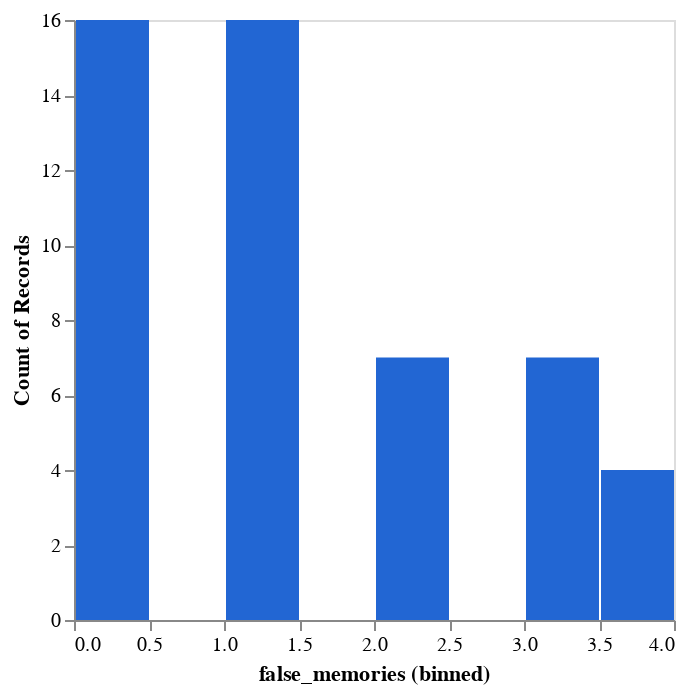

Notebook cell for this chart:
### Code cell
DeepnoteChart(prescripted_df, """{"layer":[{"layer":[{"mark":{"clip":true,"type":"bar","color":"#2266D3","tooltip":true},"encoding":{"x":{"bin":true,"axis":{"grid":false},"sort":null,"type":"quantitative","field":"false_memories"},"y":{"axis":{"grid":false},"sort":null,"type":"quantitative","scale":{"type":"linear"},"format":{"type":"default","decimals":null},"aggregate":"count","formatType":"numberFormatFromNumberType"}}}]}],"title":"","config":{"legend":{}},"$schema":"https://vega.github.io/schema/vega-lite/v5.json","encoding":{},"usermeta":{"aditionalTypeInfo":{"histogramLayerIndexes":[0]},"tooltipDefaultMode":true}}""")

### Figure 1 — Vega-Lite specification as saved in the notebook (floating-point values rounded to 4 significant figures)
{"$schema": "https://vega.github.io/schema/vega-lite/v5.json", "config": {"legend": {}}, "data": {"values": [{"Exp_condition": "static-chatbot", "PostQues_10": 3, "PostQues_14": 2, "PostQues_20": 4, "PostQues_25": 2, "PostQues_3": 4, "false_memories": 0}, {"Exp_condition": "static-chatbot", "PostQues_10": 2, "PostQues_14": 2, "PostQues_20": 4, "PostQues_25": 4, "PostQues_3": 1, "false_memories": 0}, {"Exp_condition": "static-chatbot", "PostQues_10": 4, "PostQues_14": 2, "PostQues_20": 5, "PostQues_25": 2, "PostQues_3": 4, "false_memories": 1}, {"Exp_condition": "static-chatbot", "PostQues_10": 2, "PostQues_14": 2, "PostQues_20": 4, "PostQues_25": 2, "PostQues_3": 2, "false_memories": 0}, {"Exp_condition": "static-chatbot", "PostQues_10": 2, "PostQues_14": 2, "PostQues_20": 4, "PostQues_25": 1, "PostQues_3": 6, "false_memories": 1}, {"Exp_condition": "static-chatbot", "PostQues_10": 5, "PostQues_14": 4, "PostQues_20": 5, "PostQues_25": 2, "PostQues_3": 5, "false_memories": 3}, {"Exp_condition": "static-chatbot", "PostQues_10": 7, "PostQues_14": 1, "PostQues_20": 7, "PostQues_25": 2, "PostQues_3": 1, "false_memories": 2}, {"Exp_condition": "static-chatbot", "PostQues_10": 3, "PostQues_14": 2, "PostQues_20": 5, "PostQues_25": 4, "PostQues_3": 1, "false_memories": 1}, {"Exp_condition": "static-chatbot", "PostQues_10": 2, "PostQues_14": 2, "PostQues_20": 2, "PostQues_25": 2, "PostQues_3": 2, "false_memories": 0}, {"Exp_condition": "static-chatbot", "PostQues_10": 6, "PostQues_14": 6, "PostQues_20": 7, "PostQues_25": 2, "PostQues_3": 6, "false_memories": 4}, {"Exp_condition": "static-chatbot", "PostQues_10": 4, "PostQues_14": 4, "PostQues_20": 4, "PostQues_25": 4, "PostQues_3": 4, "false_memories": 0}, {"Exp_condition": "static-chatbot", "PostQues_10": 5, "PostQues_14": 3, "PostQues_20": 4, "PostQues_25": 4, "PostQues_3": 2, "false_memories": 1}, {"Exp_condition": "static-chatbot", "PostQues_10": 4, "PostQues_14": 4, "PostQues_20": 6, "PostQues_25": 4, "PostQues_3": 2, "false_memories": 1}, {"Exp_condition": "static-chatbot", "PostQues_10": 2, "PostQues_14": 2, "PostQues_20": 5, "PostQues_25": 2, "PostQues_3": 2, "false_memories": 1}, {"Exp_condition": "static-chatbot", "PostQues_10": 4, "PostQues_14": 2, "PostQues_20": 3, "PostQues_25": 1, "PostQues_3": 2, "false_memories": 0}, {"Exp_condition": "static-chatbot", "PostQues_10": 3, "PostQues_14": 3, "PostQues_20": 4, "PostQues_25": 4, "PostQues_3": 2, "false_memories": 0}, {"Exp_condition": "static-chatbot", "PostQues_10": 4, "PostQues_14": 2, "PostQues_20": 5, "PostQues_25": 5, "PostQues_3": 6, "false_memories": 3}, {"Exp_condition": "static-chatbot", "PostQues_10": 5, "PostQues_14": 2, "PostQues_20": 4, "PostQues_25": 3, "PostQues_3": 4, "false_memories": 1}, {"Exp_condition": "static-chatbot", "PostQues_10": 2, "PostQues_14": 2, "PostQues_20": 4, "PostQues_25": 2, "PostQues_3": 3, "false_memories": 0}, {"Exp_condition": "static-chatbot", "PostQues_10": 5, "PostQues_14": 2, "PostQues_20": 2, "PostQues_25": 2, "PostQues_3": 2, "false_memories": 1}, {"Exp_condition": "static-chatbot", "PostQues_10": 7, "PostQues_14": 2, "PostQues_20": 5, "PostQues_25": 4, "PostQues_3": 3, "false_memories": 2}, {"Exp_condition": "static-chatbot", "PostQues_10": 2, "PostQues_14": 1, "PostQues_20": 2, "PostQues_25": 2, "PostQues_3": 1, "false_memories": 0}, {"Exp_condition": "static-chatbot", "PostQues_10": 6, "PostQues_14": 2, "PostQues_20": 6, "PostQues_25": 4, "PostQues_3": 1, "false_memories": 2}, {"Exp_condition": "static-chatbot", "PostQues_10": 3, "PostQues_14": 4, "PostQues_20": 4, "PostQues_25": 4, "PostQues_3": 2, "false_memories": 0}, {"Exp_condition": "static-chatbot", "PostQues_10": 2, "PostQues_14": 2, "PostQues_20": 4, "PostQues_25": 2, "PostQues_3": 2, "false_memories": 0}, {"Exp_condition": "static-chatbot", "PostQues_10": 7, "PostQues_14": 3, "PostQues_20": 4, "PostQues_25": 4, "PostQues_3": 2, "false_memories": 1}, {"Exp_condition": "static-chatbot", "PostQues_10": 4, "PostQues_14": 3, "PostQues_20": 6, "PostQues_25": 2, "PostQues_3": 3, "false_memories": 1}, {"Exp_condition": "static-chatbot", "PostQues_10": 2, "PostQues_14": 1, "PostQues_20": 1, "PostQues_25": 4, "PostQues_3": 2, "false_memories": 0}, {"Exp_condition": "static-chatbot", "PostQues_10": 6, "PostQues_14": 3, "PostQues_20": 4, "PostQues_25": 4, "PostQues_3": 2, "false_memories": 1}, {"Exp_condition": "static-chatbot", "PostQues_10": 2, "PostQues_14": 2, "PostQues_20": 6, "PostQues_25": 2, "PostQues_3": 2, "false_memories": 1}, {"Exp_condition": "static-chatbot", "PostQues_10": 6, "PostQues_14": 6, "PostQues_20": 6, "PostQues_25": 4, "PostQues_3": 6, "false_memories": 4}, {"Exp_condition": "static-chatbot", "PostQues_10": 3, "PostQues_14": 5, "PostQues_20": 3, "PostQues_25": 4, "PostQues_3": 3, "false_memories": 1}, {"Exp_condition": "static-chatbot", "PostQues_10": 6, "PostQues_14": 4, "PostQues_20": 6, "PostQues_25": 7, "PostQues_3": 5, "false_memories": 4}, {"Exp_condition": "static-chatbot", "PostQues_10": 2, "PostQues_14": 1, "PostQues_20": 7, "PostQues_25": 1, "PostQues_3": 2, "false_memories": 1}, {"Exp_condition": "static-chatbot", "PostQues_10": 4, "PostQues_14": 5, "PostQues_20": 5, "PostQues_25": 2, "PostQues_3": 2, "false_memories": 2}, {"Exp_condition": "static-chatbot", "PostQues_10": 7, "PostQues_14": 2, "PostQues_20": 4, "PostQues_25": 3, "PostQues_3": 3, "false_memories": 1}, {"Exp_condition": "static-chatbot", "PostQues_10": 4, "PostQues_14": 2, "PostQues_20": 5, "PostQues_25": 4, "PostQues_3": 5, "false_memories": 2}, {"Exp_condition": "static-chatbot", "PostQues_10": 4, "PostQues_14": 2, "PostQues_20": 4, "PostQues_25": 4, "PostQues_3": 4, "false_memories": 0}, {"Exp_condition": "static-chatbot", "PostQues_10": 5, "PostQues_14": 5, "PostQues_20": 5, "PostQues_25": 3, "PostQues_3": 4, "false_memories": 3}, {"Exp_condition": "static-chatbot", "PostQues_10": 4, "PostQues_14": 2, "PostQues_20": 6, "PostQues_25": 4, "PostQues_3": 4, "false_memories": 1}, {"Exp_condition": "static-chatbot", "PostQues_10": 3, "PostQues_14": 3, "PostQues_20": 1, "PostQues_25": 2, "PostQues_3": 1, "false_memories": 0}, {"Exp_condition": "static-chatbot", "PostQues_10": 6, "PostQues_14": 5, "PostQues_20": 5, "PostQues_25": 4, "PostQues_3": 5, "false_memories": 4}, {"Exp_condition": "static-chatbot", "PostQues_10": 7, "PostQues_14": 3, "PostQues_20": 6, "PostQues_25": 4, "PostQues_3": 7, "false_memories": 3}, {"Exp_condition": "static-chatbot", "PostQues_10": 6, "PostQues_14": 6, "PostQues_20": 6, "PostQues_25": 4, "PostQues_3": 1, "false_memories": 3}, {"Exp_condition": "static-chatbot", "PostQues_10": 5, "PostQues_14": 5, "PostQues_20": 6, "PostQues_25": 4, "PostQues_3": 4, "false_memories": 3}, {"Exp_condition": "static-chatbot", "PostQues_10": 2, "PostQues_14": 2, "PostQues_20": 4, "PostQues_25": 4, "PostQues_3": 1, "false_memories": 0}, {"Exp_condition": "static-chatbot", "PostQues_10": 4, "PostQues_14": 2, "PostQues_20": 4, "PostQues_25": 3, "PostQues_3": 4, "false_memories": 0}, {"Exp_condition": "static-chatbot", "PostQues_10": 6, "PostQues_14": 3, "PostQues_20": 5, "PostQues_25": 3, "PostQues_3": 2, "false_memories": 2}, {"Exp_condition": "static-chatbot", "PostQues_10": 7, "PostQues_14": 2, "PostQues_20": 6, "PostQues_25": 4, "PostQues_3": 5, "false_memories": 3}, {"Exp_condition": "static-chatbot", "PostQues_10": 5, "PostQues_14": 3, "PostQues_20": 6, "PostQues_25": 4, "PostQues_3": 1, "false_memories": 2}]}, "encoding": {}, "layer": [{"layer": [{"encoding": {"x": {"axis": {"grid": false}, "bin": true, "field": "false_memories", "sort": null, "type": "quantitative"}, "y": {"aggregate": "count", "axis": {"grid": false}, "format": {"decimals": null, "type": "default"}, "formatType": "numberFormatFromNumberType", "scale": {"type": "linear"}, "sort": null, "type": "quantitative"}}, "mark": {"clip": true, "color": "#2266D3", "tooltip": true, "type": "bar"}}]}], "title": "", "usermeta": {"aditionalTypeInfo": {"histogramLayerIndexes": [0]}, "tooltipDefaultMode": true}}
